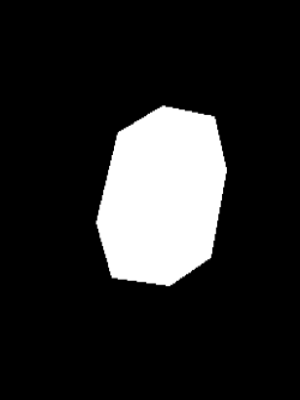
#> input picture main/template/0_template.png, 300 x 400 px; its folder holds 5 pictures in this run
$ jupyter execute --allow-errors main1.ipynb
#> lines starting #> are read from the running program, lines starting #| are printed output that depends on the picture
[cell 1]
import numpy as np
import matplotlib.pyplot as plt
import cv2

[cell 2]
num = "7g"
import os
for name in os.listdir('template'):
    if name.endswith('.png'):
        img = cv2.imread(f'template/{name}', 0)
#> img is the input picture: shape (400, 300); min 0, max 255, mean 38.6
        img = cv2.resize(img, (300, 400))
        plt.imsave(f'template/{name}', img, cmap='gray')


# [5 lines of commented-out code are left out]

[cell 3]
def get_card():
    suit = np.random.choice(['R', 'B', 'G', 'Y'])
#> suit = 'R'
    # suit = "Y"
    if suit == 'W':
        num = np.random.choice(['1', '2'])
    else:
        num = np.random.choice(['0', '1', '2',
                                # '3', '4', '5',
                                #  '6', '7', '8', '9',
                                #  'd', 's', 'r'
                                 ])
    num = '4'
    suit = 'R'
    img_num = 4
    # img_num = 6
    img_path = f'dataset/{suit}{num}-{img_num}.jpg'
    print(f'Getting card: {img_path}')
    return cv2.imread(img_path)


image = get_card()

# Function to rotate the image 90 degrees clockwise
def rotate_image(image):
    return cv2.rotate(image, cv2.ROTATE_90_CLOCKWISE)


if image is None:
    print("Error: Unable to load image!")
else:
    # Get the dimensions of the image (height, width, channels)
    height, width = image.shape[:2]

    # Check if the height (length) is greater than the width (breadth)
    if height < width:
        image = rotate_image(image)

#> (the rest of this cell did not finish here and is left out)

[cell 4]
# [15 lines left out: function fill_card, not called in this run]

#> (the rest of this cell did not finish here and is left out)

#> (a cell that did not finish here is left out)

[cell 6]
# Crop the imsge to the four corners
# [20 lines left out: function get_cropped_images, not called in this run]

#> (the rest of this cell did not finish here and is left out)

[cell 7]
def get_zoomed_image(img):
    return img[50:350, 25:275]

[cell 8]
# [27 lines left out: functions skeletonize_number, get_skeletonized_image, not called in this run]

#> (the rest of this cell did not finish here and is left out)

[cell 9]
# [8 lines left out: function get_templates, not called in this run]

[cell 10]
# [24 lines left out: function match_template, not called in this run]


#> (the rest of this cell did not finish here and is left out)

[cell 11]
import cv2
import numpy as np
import matplotlib.pyplot as plt

def calculate_hu_moments(image_path):
    # Load the image
#> called with image_path = 'dataset/R0-1.jpg'
    image = cv2.imread(image_path, cv2.IMREAD_GRAYSCALE)

    # Threshold the image (if not already binary)
    _, binary_image = cv2.threshold(image, 127, 255, cv2.THRESH_BINARY)

    # Find contours
    contours, _ = cv2.findContours(binary_image, cv2.RETR_EXTERNAL, cv2.CHAIN_APPROX_SIMPLE)
#> contours = []
    largest_contour = max(contours, key=cv2.contourArea)

    # Compute Hu moments
    moments = cv2.moments(largest_contour)
    hu_moments = cv2.HuMoments(moments).flatten()

    return hu_moments

# [13 lines left out: function plot_hu_moments, not called in this run]

# Example: Calculate and plot Hu moments for digits 0-9
digit_hu_moments = {}
#> (the rest of this cell did not finish here and is left out)

[cell 12]
import numpy as np
import matplotlib.pyplot as plt

# Example reference Hu moments for digits (replace with actual values)
reference_hu_moments = {
    0: [1.2, 0.02, 0.001, 0.0003, 0.00002, 0.00001, 0.000001],
    1: [1.1, 0.03, 0.0015, 0.0004, 0.00003, 0.000015, 0.000002],
    2: [1.3, 0.025, 0.0013, 0.00035, 0.000025, 0.000012, 0.0000018],
    4: [1.15, 0.015, 0.0009, 0.00028, 0.000018, 0.000009, 0.0000015]
}

# Target Hu moments for an unknown number (replace with actual values)
target_hu_moments = [1.1, 0.03, 0.00015, 0.00035, 0.000017, 0.000008, 0.0000014]

def plot_hu_moments_comparison(target_hu_moments, reference_hu_moments):
    plt.figure(figsize=(12, 6))

    # Log-transform the Hu moments for better visualization
    log_target_hu = -np.sign(target_hu_moments) * np.log10(np.abs(target_hu_moments) + 1e-10)
    plt.plot(range(1, 8), log_target_hu, 'ro-', label='Target Digit', linewidth=2, markersize=8)

    # Plot reference digits for comparison
    for digit, moments in reference_hu_moments.items():
        log_hu = -np.sign(moments) * np.log10(np.abs(moments) + 1e-10)
        plt.plot(range(1, 8), log_hu, label=f'Reference Digit {digit}')

    plt.xlabel('Hu Moment Index')
    plt.ylabel('Log Transformed Value')
    plt.title('Comparison of Hu Moments')
    plt.legend()
    plt.grid(True)
    plt.show()
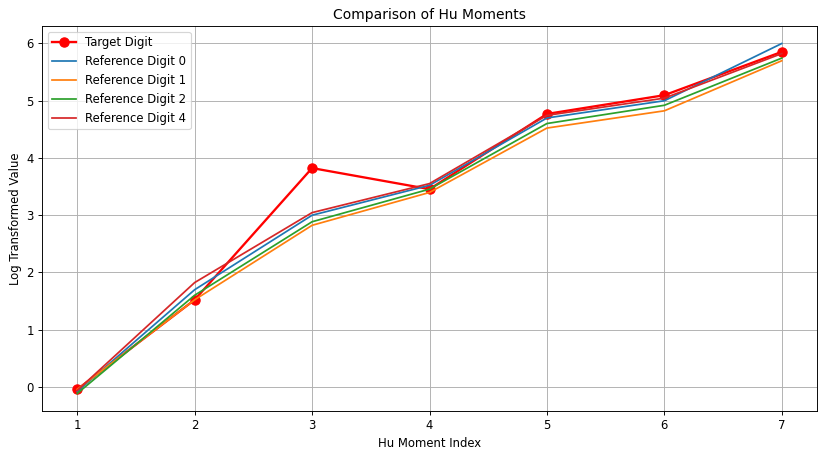
#> figure drawn by matplotlib, 1 panel

# Call the function
plot_hu_moments_comparison(target_hu_moments, reference_hu_moments)
def identify_digit(target_hu_moments, reference_hu_moments):
    distances = {}
    # Convert target_hu_moments to a NumPy array
    target_hu_moments = np.array(target_hu_moments)

    for digit, moments in reference_hu_moments.items():
        # Convert each reference moment list to a NumPy array
        moments = np.array(moments)
        # Compute the Euclidean distance
        distances[digit] = np.linalg.norm(target_hu_moments - moments)

    # Return the digit with the smallest distance
    return min(distances, key=distances.get)

# Example usage
digit = identify_digit(target_hu_moments, reference_hu_moments)
print(f"The identified digit is: {digit}")
